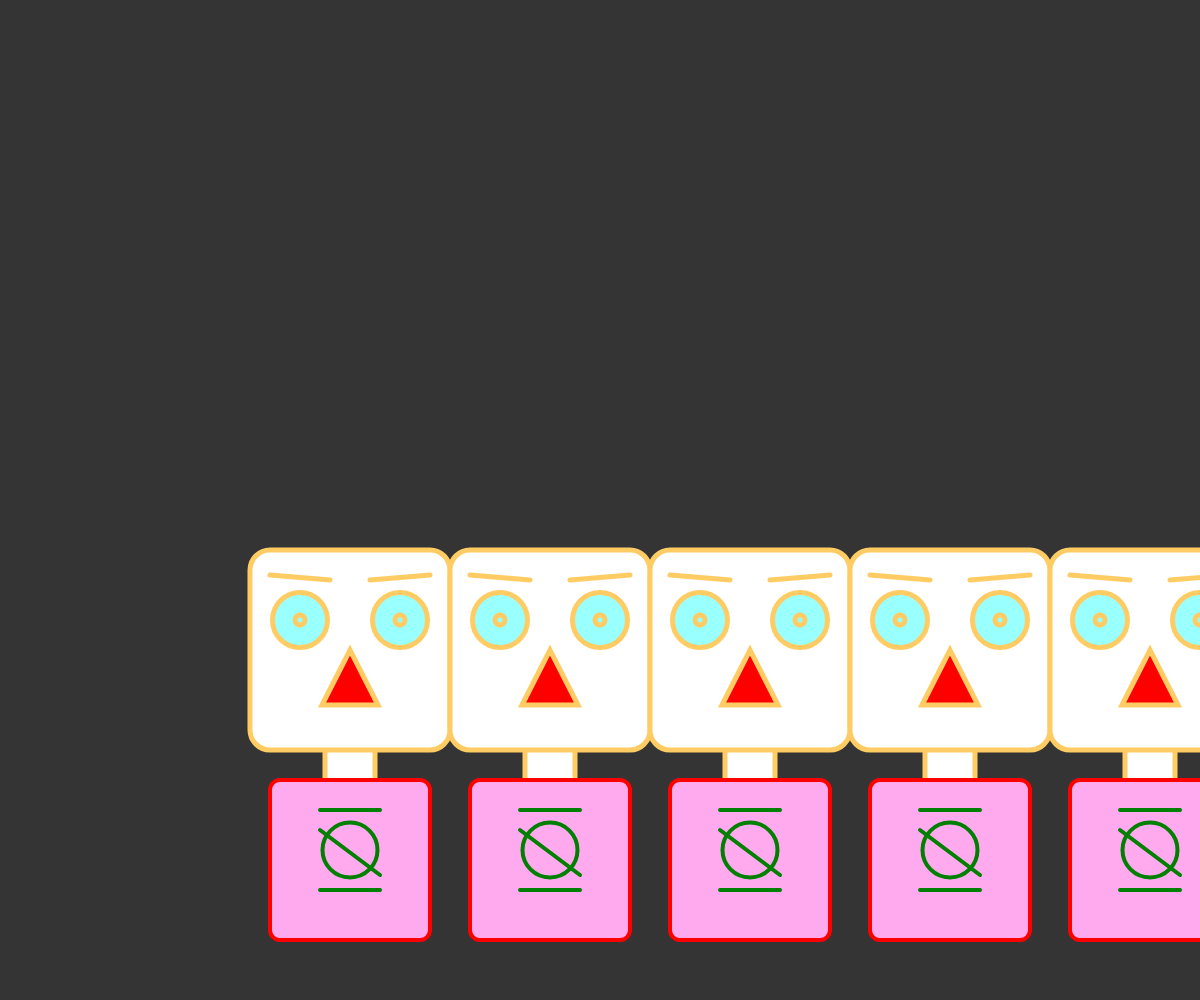
Frame 1 (no input)
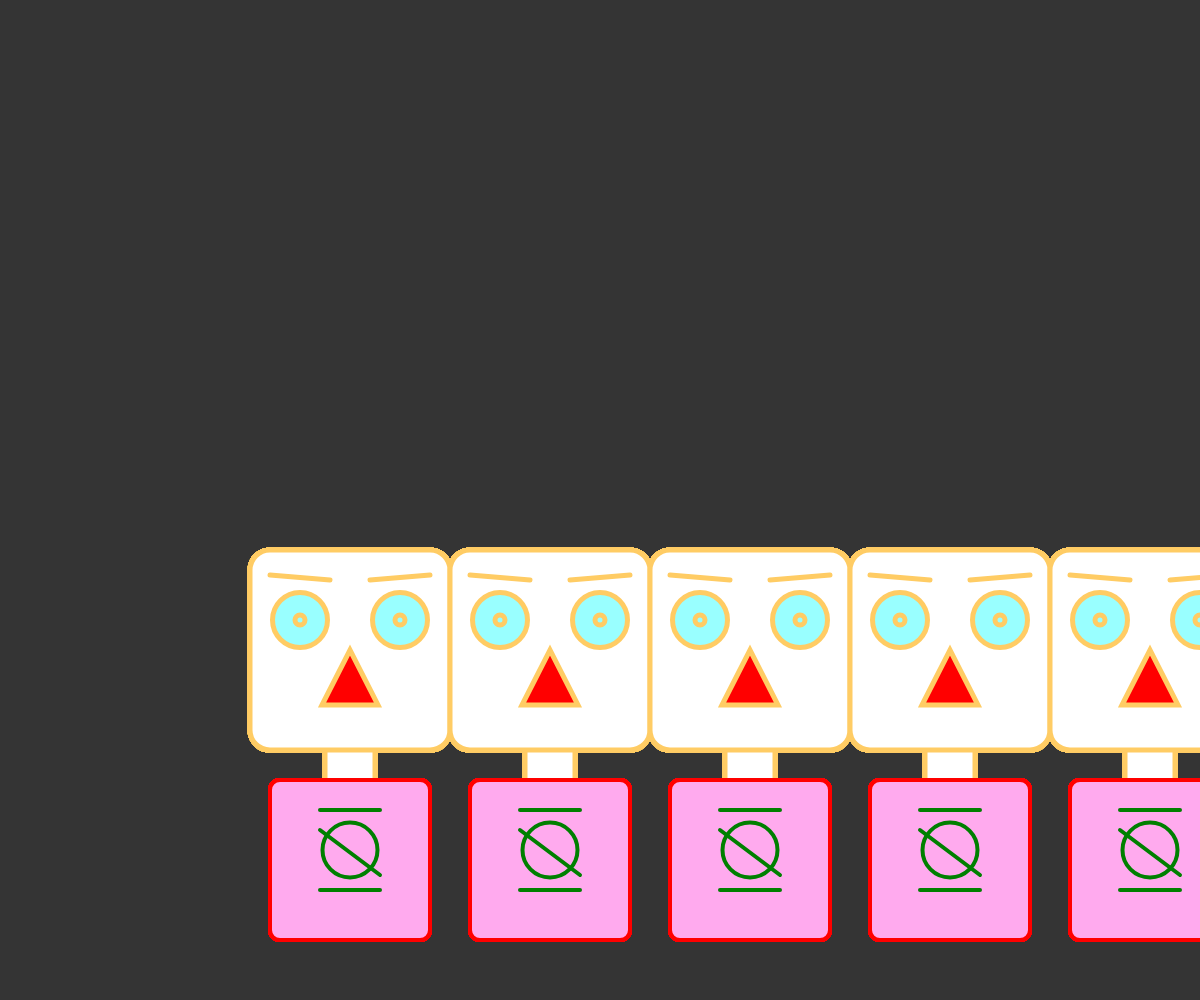
Frame 60 (no input)
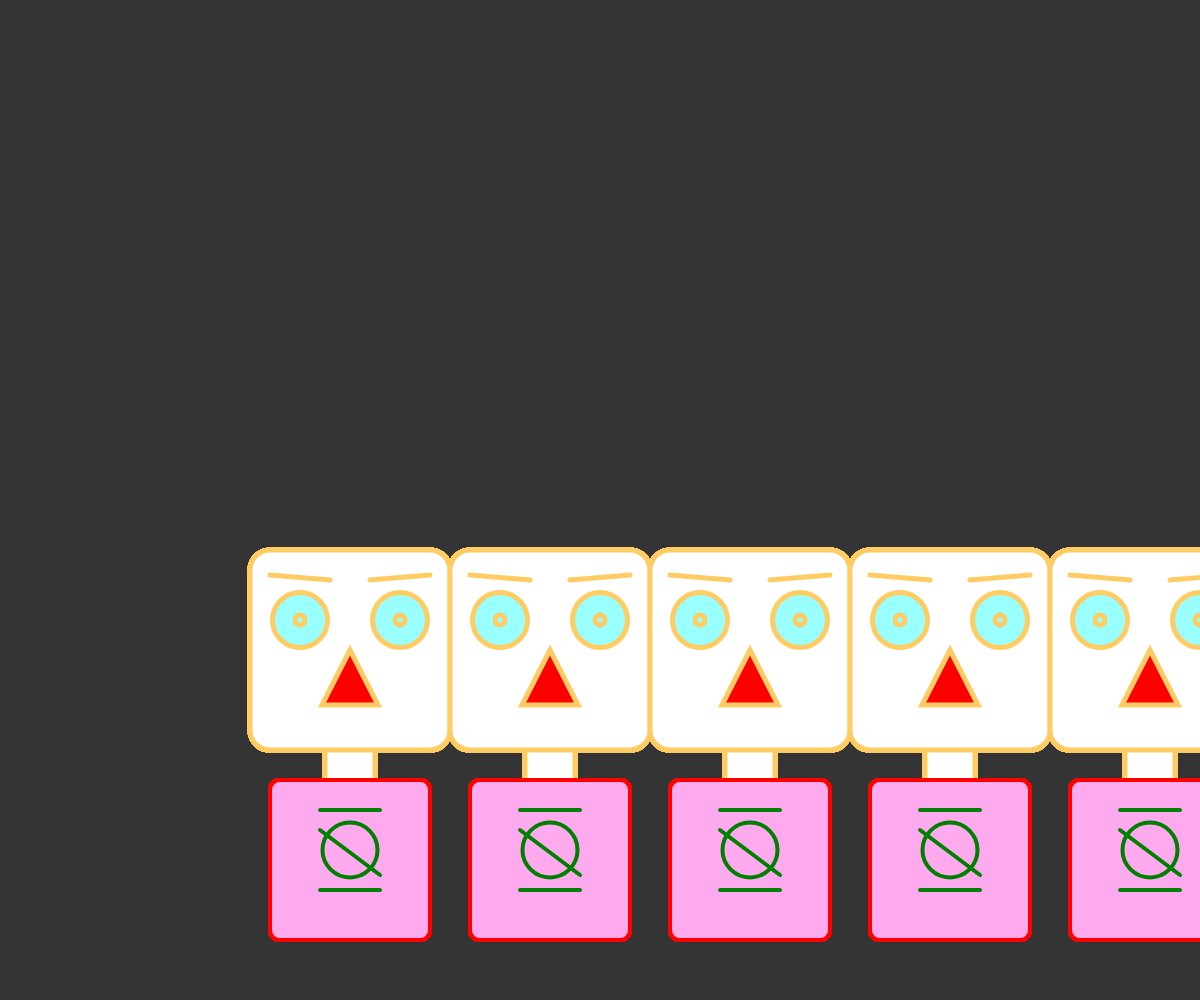
Frame 120 (the mouse pressed at the canvas centre since frame 60)

The p5.js sketch that drew these frames (run headless with seeded random() and noise() and a simulated clock; from frame 60 on, the mouse is pressed at the canvas centre):

// p5.js sketch
// ── sketch.js
let espLarg = 6;
let espAltura = 2;

function setup() {
  createCanvas(windowWidth, windowHeight);
  
  background(52);
}

function draw() {
  
  for (let i = 1; i < espLarg; i++) {
    for (let j = 1; j < espAltura; j++) {
      push();
      translate(i * width / espLarg,j * height / espAltura)
      stroke(255, 204, 100);
      strokeWeight(5);
      square(125, 240, 50, 10);
      square(50, 50, 200, 20);
      fill(153, 255, 255);
      ellipse(100, 120, 55, 55);
      ellipse(200, 120, 55, 55);
      ellipse(100, 120, 10, 10);
      ellipse(200, 120, 10, 10);
      fill('red');
      triangle(122, 205, 150, 150, 178, 205);
      line(70, 75, 130, 80);
      line(170, 80, 230, 75);
      stroke('red');
      strokeWeight(4);
      fill('#fae');
      square(70, 280, 160, 10);
      stroke('green');
      strokeWeight(4);
      ellipse(150, 350, 55, 55);
      line(120, 330, 180, 375);
      line(120, 390, 180, 390);
      line(120, 310, 180, 310);
      

      pop();
    }
  }
}
